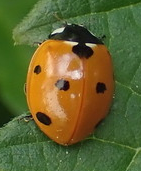
#> input picture test/im-001_im.png, 141 x 171 px, given in place of im-001_seg.png, which was not available
$ jupyter execute --allow-errors BRADLEY-FERRANDIS.ipynb   (text cells are left out)
#> lines starting #> are read from the running program, lines starting #| are printed output that depends on the picture; after the words box and inside, x2 and y2 are one past the last pixel; in counts of white or black regions, pixels touching at a corner belong together
[cell 1]

from PIL import Image
import numpy as np
import cv2
import matplotlib.pyplot as plt
import glob
import csv
import pandas as pd

import openpyxl

from sklearn.model_selection import train_test_split
from sklearn.tree import DecisionTreeClassifier
from sklearn.impute import SimpleImputer
from sklearn.preprocessing import OneHotEncoder
from sklearn.compose import ColumnTransformer
from sklearn.metrics import classification_report

[cell 2]
def add_zeros(number):
    """
    Adds zeros to a number so that it has at least three digits.

    Parameters:
    number (int): The number to format.

    Returns:
    str: The formatted number as a string with at least three digits.
    """

    # Convert the number to a string
    number_str = str(number)

    # Check the length of the string
    if len(number_str) >= 3:
        # If the number has three or more digits, return it as is
        return number_str
    else:
        # If the number has less than three digits, add leading zeros
        return number_str.zfill(3)

[cell 3]
def mask_range(pixel,tolerance,image):
    """
    Create a binary mask for a specific pixel value and tolerance range.

    Args:
        pixel: The pixel value to create the mask for.
        tolerance: The range of acceptable values around the pixel value.

    Returns:
        binary_mask: Binary mask representing pixels within the tolerance range.

    Note:
        This function assumes that the 'thresholded_image_or' variable is available.

    """

    # Create lower and upper bounds arrays
    lower_bound = pixel - tolerance
    upper_bound = pixel + tolerance

    # Create a binary mask based on the grayscale image and RGB comparison
    binary_mask = cv2.inRange(image, lower_bound, upper_bound)
    return binary_mask

[cell 4]
# [14 lines left out: function ouverture, not called in this run]

[cell 5]
def ouverture_et_nvformat_seg(nom_image,nom_gris):
    """
    Opens an image, converts it to grayscale, displays it, and saves it in a new format.

    Parameters:
    nom_image (str): The name of the image file to open.
    nom_gris (str): The name of the file to save the grayscale image.

    Returns:
    None
    """
#> called with nom_image = 'test/im-001_seg.png', nom_gris = 'grey_image_temp.png'
    # Open the image and convert it to grayscale
    image_t = Image.open(nom_image).convert("L")
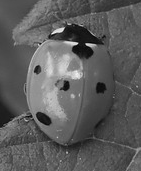
#> image_t: PIL image 141x171 L; min 3, max 248, mean 92.2
#> `thresholded_image_or = cv2.imread(grey_name, cv2.IMREAD_GRAYSCALE)`:
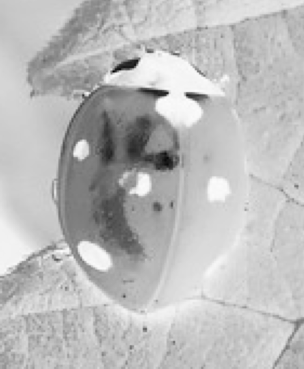
#> thresholded_image_or: shape (369, 304); min 0, max 254, mean 186.9
#> `black_pixels = np.where(thresholded_image_or == 0)`: black_pixels = ([71], [113])
#> `thresholded_image_or[black_pixels] = 127`: thresholded_image_or: shape (369, 304); under 0.01% of pixels changed, all inside (x1, y1, x2, y2) = (113, 71, 114, 72)

    # Display the grayscale image
    plt.imshow(image_t, cmap='Greys')
    plt.axis('off')

    # Save the grayscale image in the new format
    plt.savefig(nom_gris, bbox_inches='tight', pad_inches=0)

[cell 6]
# [23 lines left out: function ouverture_et_nvformat_seg2, not called in this run]

[cell 7]
def remove_background(image):
    """
    Removes the background of an image by masking out pixels that match the RGB values of the first pixel.

    Parameters:
    image (numpy.ndarray): The image from which to remove the background.

    Returns:
    numpy.ndarray: The image with the background removed.
    """

    # Get the RGB values of the first pixel
    target = np.copy(image[0][0]).item()
#> target = 198

    # Create a binary mask for the target RGB values
    binary_mask = mask_range(target,1,thresholded_image_or)
#> in mask_range, `lower_bound = pixel - tolerance`: lower_bound = 197
#> in mask_range, `upper_bound = pixel + tolerance`: upper_bound = 199
#> in mask_range, `binary_mask = cv2.inRange(image, lower_bound, upper_bound)`:
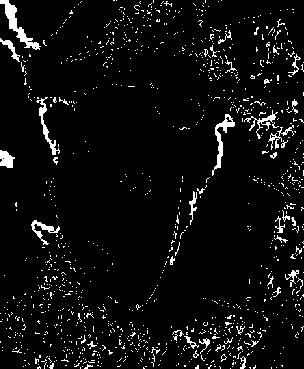
#> binary_mask: shape (369, 304); 5.4% white in thin lines or dots

    # Invert the binary mask to allow everything except the pixel to be masked out
    inverted_mask = cv2.bitwise_not(binary_mask)
#> inverted_mask: shape (369, 304); 94.6% white; black in thin lines or dots

    # Apply the mask to the original grayscale image to extract the pixels
    result = cv2.bitwise_and(image, image, mask=inverted_mask)
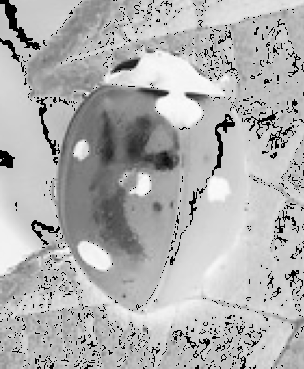
#> result: shape (369, 304); min 0, max 254, mean 176.2

    return result

[cell 8]
def carapace_pixel_masque(image):
    """
    Creates a mask for the most common non-background pixel value in an image and applies it.

    Parameters:
    image (numpy.ndarray): The grayscale image to process.

    Returns:
    numpy.ndarray: The binary mask image with the background removed.
    """

    # Reshape the image to a 2D array of pixels
    pixels = image.reshape(-1, 1)

    # Get the unique pixel values and their counts
    unique_pixels, counts = np.unique(pixels, return_counts=True)
#> unique_pixels = 215 values from 0 to 254; counts = 215 values, max 6096 at index 0, min 1 at index 1, mean 521.7

    # Sort the pixel counts in descending order
    sorted_indices = np.argsort(counts)[::-1]
#> sorted_indices = 215 values, max 214 at index 205, min 0 at index 0, mean 107

    # Get the two most common pixel values
    most_common_pixels = unique_pixels[sorted_indices[:2]]
#> most_common_pixels = [0, 200]

    background_color = np.array([0])

    most_common_pixels_not_background = (
        most_common_pixels[1] if most_common_pixels[0]==0 else most_common_pixels[0]
    )
#> most_common_pixels_not_background = 200

    background_px = most_common_pixels_not_background.item()
#> background_px = 200
    caparace_mask = mask_range(background_px,0,image)
#> in mask_range (call 2), `binary_mask = cv2.inRange(image, lower_bound, upper_bound)`: binary_mask: shape (369, 304); 3.9% white in thin lines or dots

    # Apply the mask to the original grayscale image to extract the pixels
    result = cv2.bitwise_and(image, image, mask=caparace_mask)
#> result: shape (369, 304); values 0 (black) and 200 (white), 3.9% white in thin lines or dots
#> `backgroundless_masked_image = cv2.bitwise_and(image, image, mask=tresh..`:
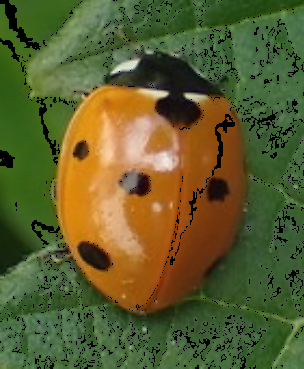
#> backgroundless_masked_image: shape (369, 304, 3); mean B, G, R 45.2, 93.6, 91.5
#> `masked_image = cv2.bitwise_and(image, image, mask=mask_carapace)`:
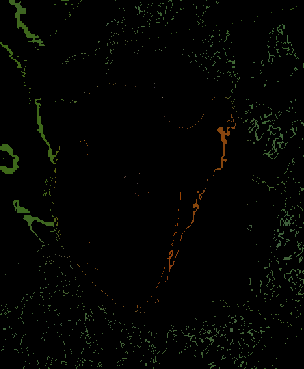
#> masked_image: shape (369, 304, 3); mean B, G, R 1.6, 3.7, 2.8

    _, thresh_image_mask = cv2.threshold(result, background_px-1, 255, cv2.THRESH_BINARY)

    return thresh_image_mask

[cell 9]
def find_avgcolor(image,mask):
    """
    Finds the closest predefined color to the average color of the masked region in the image.

    Parameters:
    image (numpy.ndarray): The image from which to find the average color.
    mask (numpy.ndarray): The mask indicating the region of interest in the image.

    Returns:
    str: The name of the closest predefined color.
    """

    # Définir les valeurs RVB des couleurs prédéfinies
    colors = {
        'Rouge': [(255, 0, 0), (220, 20, 60), (178, 34, 34), (205, 92, 92), (255, 99, 71), (255, 165, 0), (255, 140, 0), (255, 127, 80), (255, 69, 0), (255, 128, 0)],
        'Noir': [(0, 0, 0)],
        'Jaune': [(255, 255, 0), (255, 215, 0), (255, 218, 185), (255, 250, 205), (240, 230, 140)]
    }

    # Obtenir les pixels de la carapace à partir de l'image masquée
    carapace_pixels = image[mask != 0]

    # Calculer la couleur moyenne de la carapace
    mean_color = np.mean(carapace_pixels, axis=0)
    mean_color = mean_color.astype(int)

    # Inverser l'ordre des composantes RVB
    mean_color = mean_color[::-1]

    # Afficher les valeurs RVB de la couleur moyenne
    #print("Couleur moyenne de la carapace (RVB) :", mean_color)

    # Calculer la distance euclidienne entre la couleur moyenne et chaque couleur prédéfinie en utilisant l'espace RGB
    distances = {color: min(np.linalg.norm(mean_color - rgb) for rgb in color_values) for color, color_values in colors.items()}

    # Trouver la couleur la plus proche
    closest_color = min(distances, key=distances.get)

    # Afficher les distances entre la couleur moyenne et chaque couleur prédéfinie
    #print("Distances :", distances)

    # Convertir la couleur moyenne en représentation hexadécimale (RVB)
    mean_color_hex = '#{:02x}{:02x}{:02x}'.format(mean_color[0], mean_color[1], mean_color[2])
    #print("Couleur moyenne de la carapace (hex) :", mean_color_hex)

    #print("Couleur la plus proche :", closest_color)

    return closest_color

[cell 10]
def invert_mask(mask,image_nobackground):
    """
    Inverts a binary mask to mask out everything except the specified region in the image.

    Parameters:
    mask (numpy.ndarray): The binary mask indicating the region to keep.
    image_nobackground (numpy.ndarray): The image from which to remove the background.

    Returns:
    numpy.ndarray: The inverted binary mask.
    """

    # Invert the binary mask to allow everything except the pixel to be masked out
    inverted_caparace_mask = cv2.bitwise_not(mask)
#> inverted_caparace_mask: shape (369, 304); 96.1% white; black in thin lines or dots
    not_result = cv2.bitwise_and(image_nobackground, image_nobackground, mask=inverted_caparace_mask)
    _, inverted_mask = cv2.threshold(not_result, 0, 255, cv2.THRESH_BINARY)
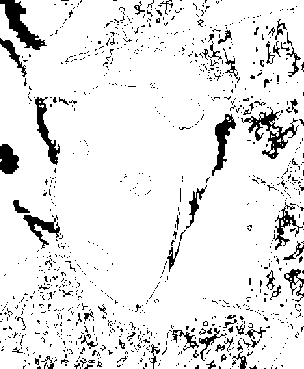
#> inverted_mask: shape (369, 304); 90.7% white; 965 black regions (899 under 20 px), largest, box (x1, y1, x2, y2) and area: (0, 0, 47, 50) 818, (241, 107, 299, 159) 759, (212, 114, 236, 176) 537
    return inverted_mask

[cell 11]
# [20 lines left out: function showcontour, not called in this run]

[cell 12]
def erode(image,show = True):
    """
    Applies erosion to an image, finds contours, filters contours based on circularity, and displays results.

    Parameters:
    image (numpy.ndarray): The input image.
    show (bool): Flag to indicate whether to display images and contours (default is True).

    Returns:
    list: List of contours filtered based on circularity.
    int: Number of filtered contours.
    """
#> called with show = False

    nb_points = 0

    kernel = np.ones((3, 3), np.uint8)
    eroded_image = cv2.erode(image, kernel, iterations=1)
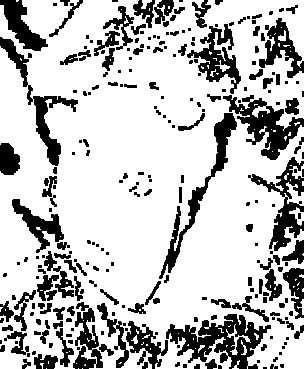
#> eroded_image: shape (369, 304); 75.5% white; 260 black regions (139 under 20 px)

    # Find contours on the edges
    contours, _ = cv2.findContours(eroded_image, cv2.RETR_EXTERNAL, cv2.CHAIN_APPROX_SIMPLE)
#> contours = 73 contours, 65 with area under 20; largest, box (x1, y1, x2, y2) and area: (0, 0, 304, 369) 96426, (289, 207, 304, 226) 108, (226, 324, 251, 355) 84, (289, 164, 304, 179) 68, (141, 0, 152, 9) 37, (278, 30, 286, 41) 34, (297, 299, 304, 315) 22, (131, 335, 138, 344) 20

    # Convert contours tuple to a list
    contours_list = list(contours)
#> contours_list has the same summary as contours

    # Find the contour with the maximum area
    max_contour = max(contours_list, key=cv2.contourArea)
#> max_contour = contour of 1977 points, box (x1, y1, x2, y2) (0, 0, 304, 369), area 96426

    # Create a new list without the contour with the maximum area
    contours_list = [contour for contour in contours_list if not np.array_equal(contour, max_contour)]
#> contours_list = 72 contours, 65 with area under 20; largest, box (x1, y1, x2, y2) and area: (289, 207, 304, 226) 108, (226, 324, 251, 355) 84, (289, 164, 304, 179) 68, (141, 0, 152, 9) 37, (278, 30, 286, 41) 34, (297, 299, 304, 315) 22, (131, 335, 138, 344) 20

    if(show):
        for x in contours:
            print('area :',cv2.contourArea(x))
            print('circularity',((4 * np.pi * cv2.contourArea(x)) / (cv2.arcLength(x, True) ** 2)))


    # Filter contours based on circularity
    circularity = 0.3
    circularity_contours = [contour for contour in contours if cv2.contourArea(contour) > 0 and ((4 * np.pi * cv2.contourArea(contour)) / (cv2.arcLength(contour, True) ** 2)) > circularity]
#> circularity_contours = 27 contours, 23 with area under 20; largest, box (x1, y1, x2, y2) and area: (289, 207, 304, 226) 108, (141, 0, 152, 9) 37, (278, 30, 286, 41) 34, (131, 335, 138, 344) 20

    mask = np.zeros_like(image)

    # Draw the filtered contours on the mask
    cv2.drawContours(mask, circularity_contours, -1, 255, thickness=cv2.FILLED)
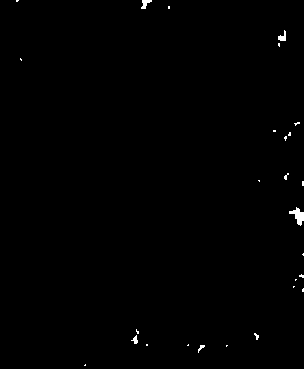
#> mask: shape (369, 304); 0.41% white; 27 white regions (22 under 20 px), largest, box (x1, y1, x2, y2) and area: (289, 207, 304, 226) 135, (141, 0, 152, 9) 54, (278, 30, 286, 41) 50, (131, 335, 138, 344) 32, (198, 345, 205, 353) 24

    # Apply the mask to the original image
    contours_im = cv2.bitwise_and(image, image, mask=mask)
#> contours_im: shape (369, 304); 0.4% white; 27 white regions (22 under 20 px)

    nb_points = len(circularity_contours)
#> nb_points = 27
#> `contours,pts = erode(invertmask,False)`: contours has the same summary as circularity_contours in erode

    if(show):
        #for x in circularity_contours:
            #print('area :',cv2.contourArea(x))
            #print('circularity',((4 * np.pi * cv2.contourArea(x)) / (cv2.arcLength(x, True) ** 2)))


        cv2.imshow('Not eroded', image)
        cv2.imshow('Eroded', eroded_image)

        cv2.imshow('Eroded + Contours', contours_im)
        cv2.waitKey(0)
        cv2.destroyAllWindows()

    return circularity_contours,nb_points

#> (a cell that did not finish here is left out)

[cell 14]
df = pd.DataFrame(columns=['Image_id','Couleurs','Points'])

backgroundless_images = []

#> (the rest of this cell did not finish here and is left out)

#> in find_avgcolor, `mean_color = np.mean(carapace_pixels, axis=0)`: mean_color = [42.43, 96.07, 71.14]
#> in find_avgcolor, `mean_color = mean_color.astype(int)`: mean_color = [42, 96, 71]
#> in find_avgcolor, `mean_color = mean_color[::-1]`: mean_color = [71, 96, 42]
#> in find_avgcolor, `distances = {color: min(np.linalg.norm(mean_color - rgb) for rgb in co..`: distances = {'Rouge': 123.9, 'Noir': 126.6, 'Jaune': 223.1}
#> in find_avgcolor, `closest_color = min(distances, key=distances.get)`: closest_color = 'Rouge'
#> in find_avgcolor, `mean_color_hex = '#{:02x}{:02x}{:02x}'.format(mean_color[0], mean_colo..`: mean_color_hex = '#47602a'
#> `new_row = pd.DataFrame({'Image_id' : ['im-'+add_zeros(x)] ,'Points': [..`: new_row = table of 1 rows and 3 columns
    # Append the new row to the data frame
    df = df.append(new_row, ignore_index=True)

print(df)

[cell 15]
# Iterate through each row in the DataFrame
for index, row in df.iterrows():
    # Image_id is stored as a list, so get the actual value
    image_id = row['Image_id'][0]
    couleurs = row['Couleurs']
    points = row['Points']

    # Write Couleurs to column H and Points to column I (assuming starting from row 2)
    sheet[f'H{index + 2}'] = couleurs
    sheet[f'I{index + 2}'] = points
#> the loop `for image in images_np:` made 1 pass
#> pass 1, `resized_image = cv2.resize(image, desired_size)`:
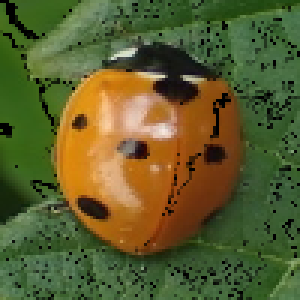
#> resized_image: shape (100, 100, 3) (shown 3 times larger); mean of channels 0, 1, 2 45, 93.3, 91.3; drawn as B, G, R
#> after the loop `for image in images_np:`: resized_images = 1 item
#| 1

# Save the workbook
#> (the rest of this cell did not finish here and is left out)

#> (a cell that did not finish here is left out)

#> (a cell that did not finish here is left out)

#> (a cell that did not finish here is left out)

[cell 19]
# The test data (X_new)
X_new = df[['Points', 'Couleurs']]

print(X_new)

# Apply the same preprocessing transformations as for the training data
#> (the rest of this cell did not finish here and is left out)

#> (a cell that did not finish here is left out)

[cell 21]
import glob
import cv2
import numpy as np
from sklearn.cluster import KMeans
import matplotlib.pyplot as plt

# Check if there are any images in the list
#> (the rest of this cell did not finish here and is left out)
